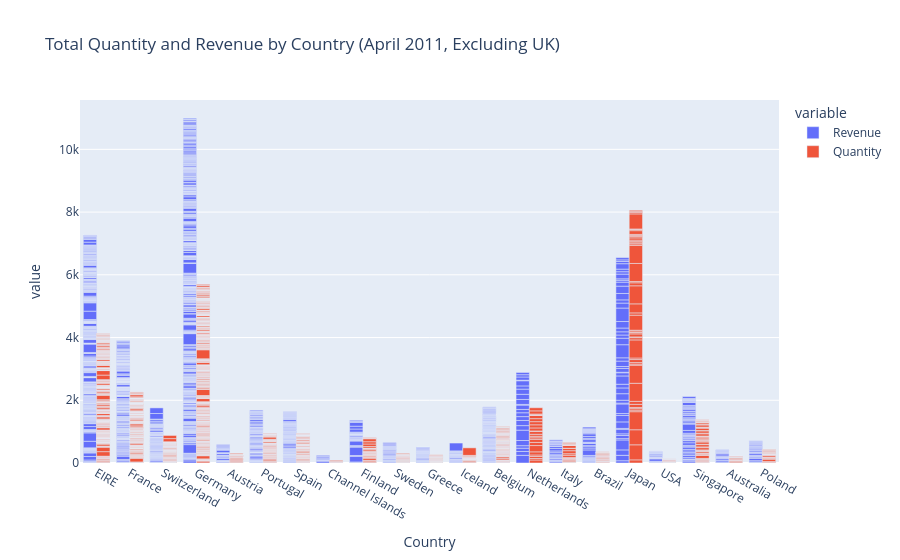

The notebook cell saved with this chart:
### Code cell
def plot_bar_chart():
    fig = px.bar(data_no_uk_apr_2011, 
                 x="Country", 
                 y=["Revenue", "Quantity"], 
                 barmode="group", 
                 title="Total Quantity and Revenue by Country (April 2011, Excluding UK)")
    fig.show()
plot_bar_chart()

### Figure 1 — Plotly figure (JSON) as saved in the notebook; plotly's stock layout.template omitted (floating-point values rounded to 4 significant figures; data arrays with more than 128 entries replaced by an {"elided": "..."} marker saying what was removed)
{"data": [{"alignmentgroup": "True", "hovertemplate": "variable=Revenue<br>Country=%{x}<br>value=%{y}<extra></extra>", "legendgroup": "Revenue", "marker": {"color": "#636efa", "pattern": {"shape": ""}}, "name": "Revenue", "offsetgroup": "Revenue", "orientation": "v", "showlegend": true, "textposition": "auto", "type": "bar", "x": {"elided": "1688 str values"}, "xaxis": "x", "y": {"elided": "1688 float values"}, "yaxis": "y"}, {"alignmentgroup": "True", "hovertemplate": "variable=Quantity<br>Country=%{x}<br>value=%{y}<extra></extra>", "legendgroup": "Quantity", "marker": {"color": "#EF553B", "pattern": {"shape": ""}}, "name": "Quantity", "offsetgroup": "Quantity", "orientation": "v", "showlegend": true, "textposition": "auto", "type": "bar", "x": {"elided": "1688 str values"}, "xaxis": "x", "y": {"elided": "1688 int values"}, "yaxis": "y"}], "layout": {"barmode": "group", "legend": {"title": {"text": "variable"}, "tracegroupgap": 0}, "title": {"text": "Total Quantity and Revenue by Country (April 2011, Excluding UK)"}, "xaxis": {"anchor": "y", "domain": [0, 1], "title": {"text": "Country"}}, "yaxis": {"anchor": "x", "domain": [0, 1], "title": {"text": "value"}}}}
